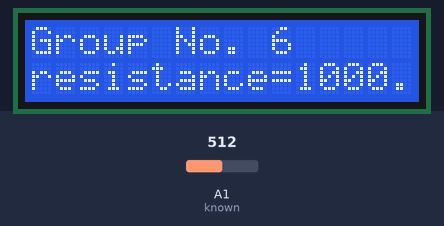
A sketch run on a simulated Arduino Uno, built with avr-gcc and run on an emulated ATmega328P. Parts: 16×2 character LCD. The test bench sets the inputs (shaded band); at power-on: A1 (known) = 512. What the sketch prints to the serial monitor is not drawn.

Above: at 1.2 s.
1.3 s: A1 (known) set to 716
At 2.2 s:
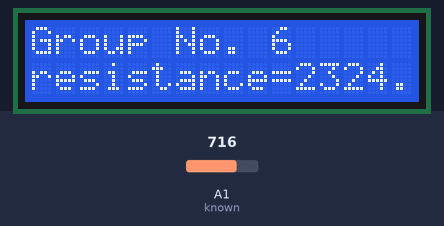
2.8 s: A1 (known) set to 900
At 4.0 s:
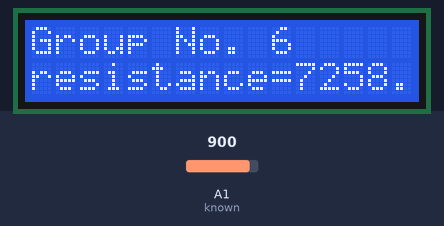
4.3 s: A1 (known) set to 1023
At 4.7 s:
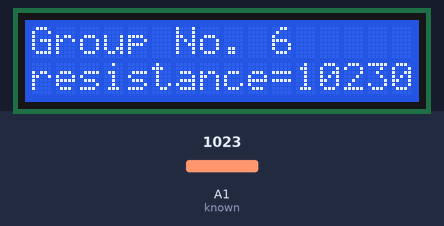
Timing chart, 0 to 7.3 s (numbered marks = the images above; inputs shaded):
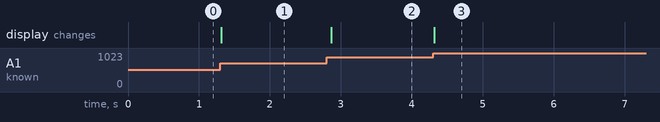

Measured:
- after the input at 1.3 s, the display: changes at once (image 1)
- after the input at 2.8 s, the display: changes after 0.07 s (image 2)
- after the input at 4.3 s, the display: changes at once (image 3)

The sketch:

LCD_interface.ino
```cpp
#include <LiquidCrystal.h>
LiquidCrystal lcd(8, 9, 4, 5, 6, 7);
int known = 1;
int known_resistance = 1000;
void setup() {
  pinMode(known, INPUT);
  Serial.begin(9600);
  lcd.begin(16, 2);
  lcd.setCursor(0,0);
  lcd.print("Group No. 6");
}

void loop() {
  // put your main code here, to run repeatedly:
  lcd.setCursor(0,1);
  int observed_voltage = analogRead(known);
  float voltage = (float)(5*observed_voltage)/1024;
  float current = (5 - voltage)/known_resistance;
  float unknown_resistance = voltage/current;
  lcd.print("resistance=");
  lcd.print(unknown_resistance);
  Serial.println(unknown_resistance);
  delay(100);
}
```
